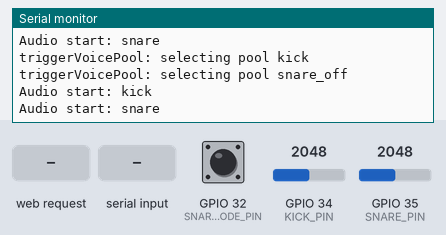
Bench run of a program on a simulated ESP32. Shown: the last lines printed to the serial monitor. Inputs (shaded band) come from the test bench; at power-on: GPIO 32 (SNARE_MODE_PIN) HIGH, GPIO 34 (KICK_PIN) = 2048, GPIO 35 (SNARE_PIN) = 2048. I2S audio is not simulated (input reads silence); storage starts empty.

Above: at 2.2 s.
2.3 s: GPIO 32 (SNARE_MODE_PIN) pulled LOW for 1 s
4.8 s: HTTP request GET / received
6.3 s: "test" received over Serial
At 6.7 s:
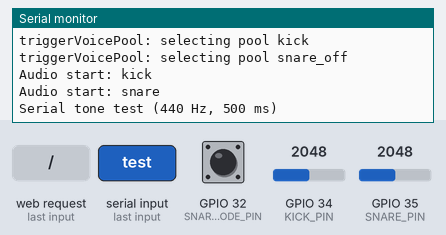
8.3 s: "T" received over Serial
At 9.5 s:
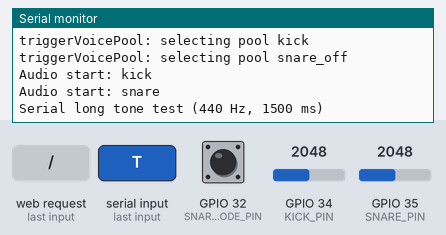

The program:

main.cpp
```cpp
#include <Arduino.h>
#include <WiFi.h>
#include <WebServer.h>
#include <WebSocketsServer.h>
#include <LittleFS.h>
#include <ArduinoJson.h>
#include <driver/i2s.h>
#include <math.h>
#include <pgmspace.h>
#include "kick.h"
#include "snare_on.h"
#include "snare_off.h"
#ifndef M_PI
#define M_PI 3.14159265358979323846
#endif

#define KICK_PIN 34
#define SNARE_PIN 35
#define SNARE_MODE_PIN 32
#define THRESHOLD 100
#define DEBOUNCE_TIME 200
#define VOICES_PER_DRUM 4

#define I2S_BCLK_PIN 4
#define I2S_LRC_PIN 15
#define I2S_DOUT_PIN 2

#define SAMPLE_RATE 22050
#define SAMPLE_BYTES_PER_FRAME 2

// 1. WIFI ACCESS POINT SETTINGS
const char* ssid = "ALEKTRONIC DRUM";
const char* password = "drum1234";
IPAddress staticIP(192, 168, 4, 1);
IPAddress gateway(192, 168, 4, 1);
IPAddress subnet(255, 255, 255, 0);

WebServer server(80);
WebSocketsServer webSocket = WebSocketsServer(81);

struct Sample {
  uint8_t* data;
  size_t size;
  volatile size_t pos;
  volatile bool playing;
  volatile bool started;
  uint8_t volume; // 0-100
};

Sample kickVoices[VOICES_PER_DRUM];
Sample snareOnVoices[VOICES_PER_DRUM];
Sample snareOffVoices[VOICES_PER_DRUM];
uint8_t kickVolume = 80;
uint8_t snareVolume = 80;
bool snareModeOn = true;

unsigned long lastKickHit = 0;
unsigned long lastSnareHit = 0;

// FIX: Static buffer so it doesn't crash
static int16_t mixBuffer[256];

void playSine(int freq, int duration_ms, int vol_percent);

void initVoicePool(Sample* voices, int count, uint8_t volume) {
  for (int i = 0; i < count; ++i) {
    voices[i].data = NULL;
    voices[i].size = 0;
    voices[i].pos = 0;
    voices[i].playing = false;
    voices[i].started = false;
    voices[i].volume = volume;
  }
}

Sample* getActiveSnareVoicePool() {
  return snareModeOn ? snareOnVoices : snareOffVoices;
}

Sample* getFreeVoice(Sample* voices, int count) {
  for (int i = 0; i < count; ++i) {
    if (!voices[i].playing) {
      return &voices[i];
    }
  }
  return &voices[0];
}

void triggerVoicePool(Sample* voices, int count) {
  const char* poolName = "unknown";
  if (voices == kickVoices) poolName = "kick";
  else if (voices == snareOnVoices) poolName = "snare_on";
  else if (voices == snareOffVoices) poolName = "snare_off";
  Serial.printf("triggerVoicePool: selecting pool %s\n", poolName);

  Sample* slot = getFreeVoice(voices, count);
  slot->pos = 0;
  slot->playing = true;
  slot->started = true;
}

void initPCM5102A() {
  i2s_config_t i2s_config = {
    (i2s_mode_t)(I2S_MODE_MASTER | I2S_MODE_TX),
    SAMPLE_RATE,
    I2S_BITS_PER_SAMPLE_16BIT,
    I2S_CHANNEL_FMT_RIGHT_LEFT,
    I2S_COMM_FORMAT_STAND_I2S,
    ESP_INTR_FLAG_LEVEL1,
    4,
    256,
    false,
    true,
    0,
    I2S_MCLK_MULTIPLE_DEFAULT,
    I2S_BITS_PER_CHAN_DEFAULT
  };

  i2s_pin_config_t pin_config = {
    .mck_io_num = I2S_PIN_NO_CHANGE,
    .bck_io_num = I2S_BCLK_PIN,
    .ws_io_num = I2S_LRC_PIN,
    .data_out_num = I2S_DOUT_PIN,
    .data_in_num = I2S_PIN_NO_CHANGE
  };

  i2s_driver_install(I2S_NUM_0, &i2s_config, 0, NULL);
  i2s_set_pin(I2S_NUM_0, &pin_config);
  i2s_set_clk(I2S_NUM_0, SAMPLE_RATE, I2S_BITS_PER_SAMPLE_16BIT, I2S_CHANNEL_STEREO);
}

void writeToPCM5102A(const int16_t* samples, size_t count) {
  size_t written = 0;
  if (count == 0) {
    return;
  }
  // PCM5102A expects stereo frames; duplicate mono samples into L/R interleaved
  if (count > 256) count = 256; // safety cap for our static buffer sizes
  static int16_t stereoBuf[512];
  for (size_t i = 0; i < count; ++i) {
    stereoBuf[i*2] = samples[i];
    stereoBuf[i*2 + 1] = samples[i];
  }
  i2s_write(I2S_NUM_0, stereoBuf, count * 2 * sizeof(int16_t), &written, portMAX_DELAY);
}

void sendSerial(String msg) {
  DynamicJsonDocument doc(512);
  doc["type"] = "serial";
  doc["data"] = msg;
  String output;
  serializeJson(doc, output);
  webSocket.broadcastTXT(output);
}

void pollSerialCommands() {
  while (Serial.available()) {
    char c = Serial.read();
    if (c == 't') {
      Serial.println("Serial tone test (440 Hz, 500 ms)");
      playSine(440, 500, 80);
    } else if (c == 'T') {
      Serial.println("Serial long tone test (440 Hz, 1500 ms)");
      playSine(440, 1500, 80);
    }
  }
}

void sendDrumList() {
  DynamicJsonDocument doc(512);
  doc["type"] = "drumlist";
  JsonArray arr = doc.createNestedArray("data");

  JsonObject k = arr.createNestedObject();
  k["name"] = "kick"; k["vol"] = kickVolume;
  JsonObject s = arr.createNestedObject();
  s["name"] = "snare"; s["vol"] = snareVolume;

  String output;
  serializeJson(doc, output);
  webSocket.broadcastTXT(output);
}

bool loadSamplePool(const uint8_t* data, size_t size, Sample* voices, int count, uint8_t volume) {
  if (!data || size == 0) {
    return false;
  }

  // Allocate a single shared buffer for the sample data to save RAM
  uint8_t* shared = (uint8_t*) malloc(size);
  if (!shared) {
    Serial.printf("malloc failed for sample pool shared buffer (%u bytes)\n", (unsigned)size);
    return false;
  }
  memcpy_P(shared, data, size);

  for (int i = 0; i < count; ++i) {
    voices[i].data = shared;
    voices[i].size = size;
    voices[i].pos = 0;
    voices[i].playing = false;
    voices[i].started = false;
    voices[i].volume = volume;
  }

  Serial.printf("Loaded sample pool %u bytes, %d voices (shared)\n", (unsigned)size, count);
  return true;
}

void mixVoiceIntoBuffer(Sample* sp) {
  if (!sp || !sp->playing || sp->data == NULL) {
    return;
  }

  if (sp->started) {
    Serial.printf("Audio start: %s\n", (sp >= kickVoices && sp < kickVoices + VOICES_PER_DRUM) ? "kick" : "snare");
    sp->started = false;
  }

  for (int i = 0; i < 256; ++i) {
    size_t sampleBytePos = sp->pos + (size_t)i * SAMPLE_BYTES_PER_FRAME;
    if (sampleBytePos + SAMPLE_BYTES_PER_FRAME <= sp->size) {
      int16_t sampleVal = (int16_t)(
        ((uint16_t)sp->data[sampleBytePos]) |
        ((uint16_t)sp->data[sampleBytePos + 1] << 8)
      );
      int32_t scaled = (sampleVal * sp->volume) / 100;
      int32_t mixed = (int32_t)mixBuffer[i] + scaled;
      mixBuffer[i] = (mixed > 32767) ? 32767 : ((mixed < -32768) ? -32768 : mixed);
    } else {
      sp->playing = false;
      sp->pos = 0;
      break;
    }
  }

  if (sp->playing) {
    sp->pos += 256 * SAMPLE_BYTES_PER_FRAME;
  }
}

void audioTask(void *param) {
  while (1) {
    memset(mixBuffer, 0, sizeof(mixBuffer));

    for (int i = 0; i < VOICES_PER_DRUM; ++i) {
      mixVoiceIntoBuffer(&kickVoices[i]);
    }

    Sample* activeSnare = getActiveSnareVoicePool();
    for (int i = 0; i < VOICES_PER_DRUM; ++i) {
      mixVoiceIntoBuffer(&activeSnare[i]);
    }

    writeToPCM5102A(mixBuffer, 256);
    vTaskDelay(1);
  }
}
void webSocketEvent(uint8_t num, WStype_t type, uint8_t * payload, size_t length) {
  if(type == WStype_CONNECTED) {
    sendDrumList();
  }
  if(type == WStype_TEXT) {
    DynamicJsonDocument doc(256);
    deserializeJson(doc, payload);
    String t = doc["type"];
    if(t == "volume") {
      String name = doc["name"];
      int vol = doc["value"];
      if(name == "kick") {
        kickVolume = vol;
        for (int i = 0; i < VOICES_PER_DRUM; ++i) {
          kickVoices[i].volume = kickVolume;
        }
      }
      if(name == "snare") {
        snareVolume = vol;
        for (int i = 0; i < VOICES_PER_DRUM; ++i) {
          snareOnVoices[i].volume = snareVolume;
          snareOffVoices[i].volume = snareVolume;
        }
      }
    }
    if(t == "test") {
      String name = doc["name"];
      if(name == "kick") triggerVoicePool(kickVoices, VOICES_PER_DRUM);
      if(name == "snare") triggerVoicePool(getActiveSnareVoicePool(), VOICES_PER_DRUM);
    }
    if(t == "snare_mode") {
      snareModeOn = doc["value"] | false;
      Serial.printf("webSocket: snare_mode set to %s\n", snareModeOn ? "ON" : "OFF");
    }
    if(t == "tone") {
      int freq = doc["freq"] | 440;
      int dur = doc["dur"] | 500;
      int vol = doc["vol"] | 80;
      extern void playSine(int freq, int duration_ms, int vol_percent);
      playSine(freq, dur, vol);
    }
  }
}

// Simple blocking sine-wave test generator (writes directly to built-in DAC)
void playSine(int freq, int duration_ms, int vol_percent) {
  const int bufSamples = 256;
  static int16_t toneBuf[bufSamples];
  int sr = SAMPLE_RATE;
  int totalSamples = (duration_ms * sr) / 1000;
  if (totalSamples < bufSamples) totalSamples = bufSamples;
  int chunks = (totalSamples + bufSamples - 1) / bufSamples;
  for (int c = 0; c < chunks; c++) {
    for (int i = 0; i < bufSamples; i++) {
      int idx = c * bufSamples + i;
      double t = (double)idx / (double)sr;
      double s = sin(2.0 * M_PI * (double)freq * t);
      int32_t v = (int32_t)(s * 32767.0 * ((double)vol_percent / 100.0));
      toneBuf[i] = (int16_t)v;
    }
    writeToPCM5102A(toneBuf, bufSamples);
  }
}
void handleRoot() {
  File file = LittleFS.open("/index.html", "r");
  if (file) {
    Serial.printf("handleRoot: serving /index.html, size=%u\n", (unsigned)file.size());
    server.streamFile(file, "text/html");
    file.close();
  } else {
    Serial.println("handleRoot: /index.html not found in LittleFS");
    server.send(404, "text/plain", "404: File not found");
  }
}
void setup() {
  Serial.begin(115200);
  delay(1000);

  if(!LittleFS.begin(false)){
    Serial.println("LittleFS Mount Failed");
    while(1) delay(1000);
  }

  // List LittleFS files for debugging
  Serial.println("Listing LittleFS root:");
  File root = LittleFS.open("/");
  if (root) {
    File file = root.openNextFile();
    while (file) {
      Serial.printf("  %s  (%u bytes)\n", file.name(), (unsigned)file.size());
      file = root.openNextFile();
    }
  } else {
    Serial.println("  (failed to open root)");
  }

  // WIFI ACCESS POINT WITH STATIC IP
  WiFi.mode(WIFI_AP);
  if(!WiFi.softAPConfig(staticIP, gateway, subnet)) {
    Serial.println("Failed to configure AP static IP");
  }
  if(!WiFi.softAP(ssid, password)) {
    Serial.println("Failed to start AP");
    while(1) delay(1000);
  }
  Serial.println("AP started! SSID: " + String(ssid) + " IP: " + WiFi.softAPIP().toString());

  server.on("/", handleRoot);
  server.begin();
  webSocket.begin();
  webSocket.onEvent(webSocketEvent);

  initPCM5102A();

  analogSetPinAttenuation(KICK_PIN, ADC_11db);
  analogSetPinAttenuation(SNARE_PIN, ADC_11db);
  pinMode(SNARE_MODE_PIN, INPUT_PULLUP);

  initVoicePool(kickVoices, VOICES_PER_DRUM, kickVolume);
  initVoicePool(snareOnVoices, VOICES_PER_DRUM, snareVolume);
  initVoicePool(snareOffVoices, VOICES_PER_DRUM, snareVolume);

  loadSamplePool(kick, sizeof(kick), kickVoices, VOICES_PER_DRUM, kickVolume);
  loadSamplePool(snare_on, sizeof(snare_on), snareOnVoices, VOICES_PER_DRUM, snareVolume);
  loadSamplePool(snare_off, sizeof(snare_off), snareOffVoices, VOICES_PER_DRUM, snareVolume);

  xTaskCreatePinnedToCore(audioTask, "AudioTask", 8192, NULL, 2, NULL, 0); // 8KB stack
  Serial.println("ALEKTRONIC DRUM Ready");
  Serial.println("Serial commands: t = short tone, T = long tone");
}
void loop() {
  pollSerialCommands();
  server.handleClient();
  webSocket.loop();

  unsigned long now = millis();
  snareModeOn = (digitalRead(SNARE_MODE_PIN) == LOW);

  if (analogRead(KICK_PIN) > THRESHOLD && now - lastKickHit > DEBOUNCE_TIME) {
    lastKickHit = now;
    triggerVoicePool(kickVoices, VOICES_PER_DRUM);
  }
  if (analogRead(SNARE_PIN) > THRESHOLD && now - lastSnareHit > DEBOUNCE_TIME) {
    lastSnareHit = now;
    triggerVoicePool(getActiveSnareVoicePool(), VOICES_PER_DRUM);
  }
}
```

Source omitted: kick.h (data table, 228309 bytes), snare_off.h (data table, 135342 bytes), snare_on.h (data table, 137579 bytes)

Measured:
- after the input at 6.3 s, the serial monitor: prints a new line at once (image 1)
- after the input at 8.3 s, the serial monitor: prints a new line at once (image 2)
